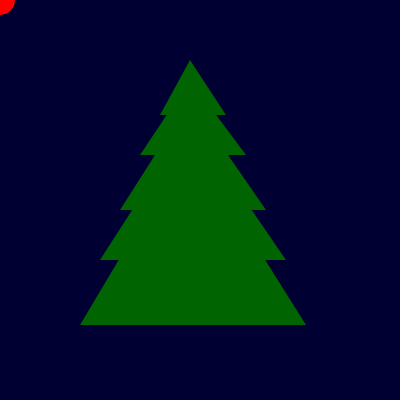
Frame 1 (no input)
Frame 60 (no input): identical to frame 1, image omitted
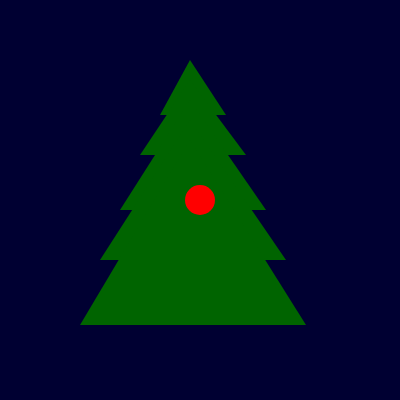
Frame 120 (the mouse pressed at the canvas centre since frame 60)

The p5.js sketch that drew these frames (run headless with seeded random() and noise() and a simulated clock; from frame 60 on, the mouse is pressed at the canvas centre):

// p5.js sketch
// ── sketch.js

let select = 0;
let rgb = [255, 0, 0];
let decorations = [];

function setup() {
  createCanvas(400, 400);
}

function draw() {
  background(0, 0, 50);

  //  tree
  fill(0, 100, 0);
  noStroke();
  triangle(160, 115, 190, 60, 226, 115);
  triangle(140, 155, 190, 80, 246, 155);
  triangle(120, 210, 190, 100, 266, 210);
  triangle(100, 260, 190, 120, 286, 260);
  triangle(80, 325, 190, 140, 306, 325);

  // bauble
  if (select == 0) {
    rgb = [255, 0, 0];
  } else {
    rgb = [0, 0, 255];
  }

  
  for (let i = 0; i < decorations.length; i++) {
    fill(decorations[i].colour);
    ellipse(decorations[i].x, decorations[i].y, 30, 30);
  }


  fill(rgb);
  ellipse(mouseX, mouseY, 30, 30);
}

function mouseClicked() {
  decorations.push({
    x: mouseX,
    y: mouseY,
    colour: [...rgb]
  });

  if (select == 0) {
    select = 1;
  } else {
    select = 0;
  }
}




  
